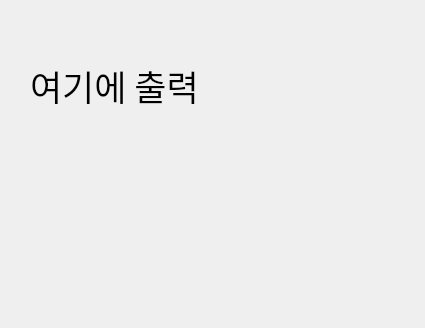
<?xml version="1.0" encoding="UTF-8"?>
<ui version="4.0">
 <class>Dialog</class>
 <widget class="QDialog" name="Dialog">
  <property name="geometry">
   <rect>
    <x>0</x>
    <y>0</y>
    <width>425</width>
    <height>328</height>
   </rect>
  </property>
  <property name="windowTitle">
   <string>Dialog</string>
  </property>
  <widget class="QLabel" name="label">
   <property name="geometry">
    <rect>
     <x>30</x>
     <y>20</y>
     <width>391</width>
     <height>131</height>
    </rect>
   </property>
   <property name="font">
    <font>
     <family>맑은 고딕</family>
     <pointsize>26</pointsize>
     <weight>50</weight>
     <bold>false</bold>
    </font>
   </property>
   <property name="text">
    <string>여기에 출력</string>
   </property>
  </widget>
 </widget>
 <resources/>
 <connections/>
</ui>
